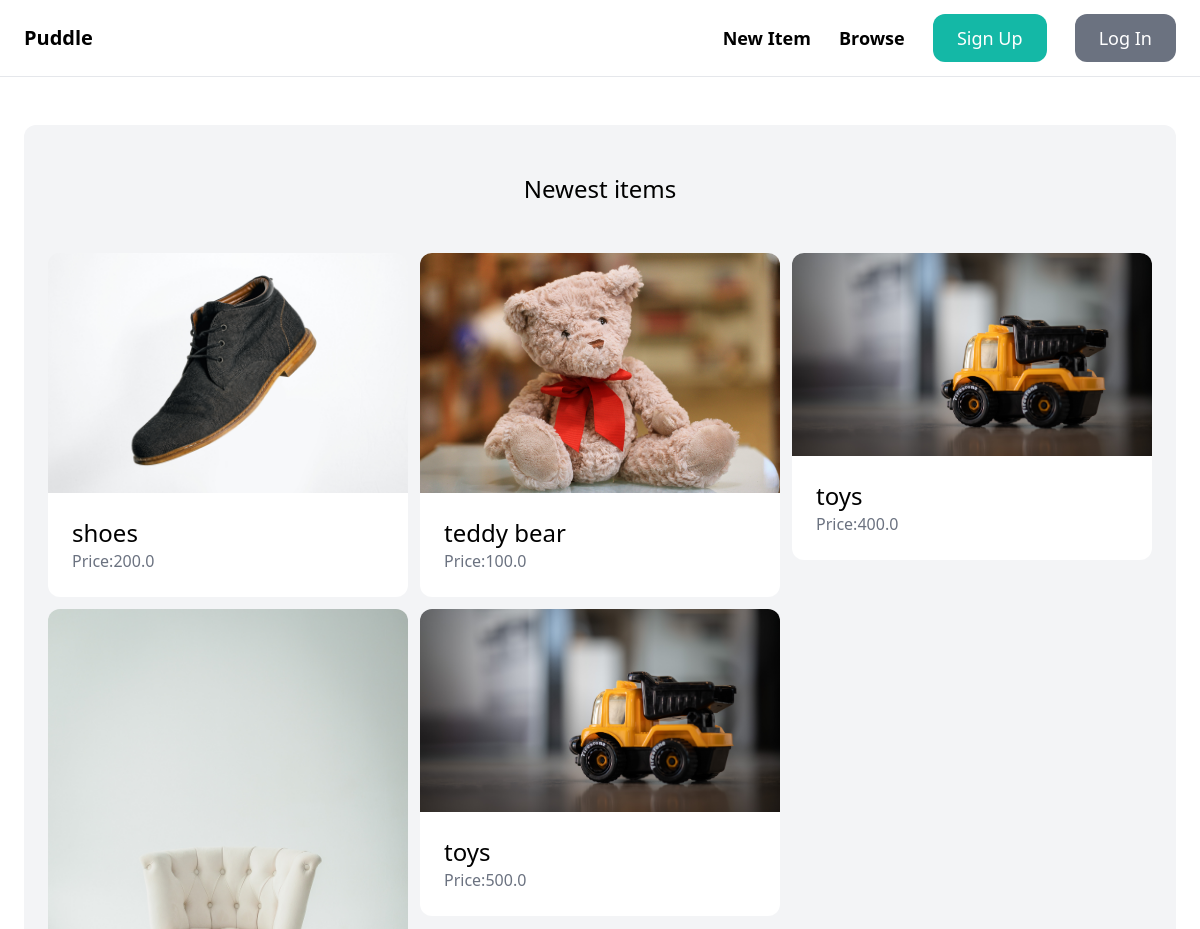
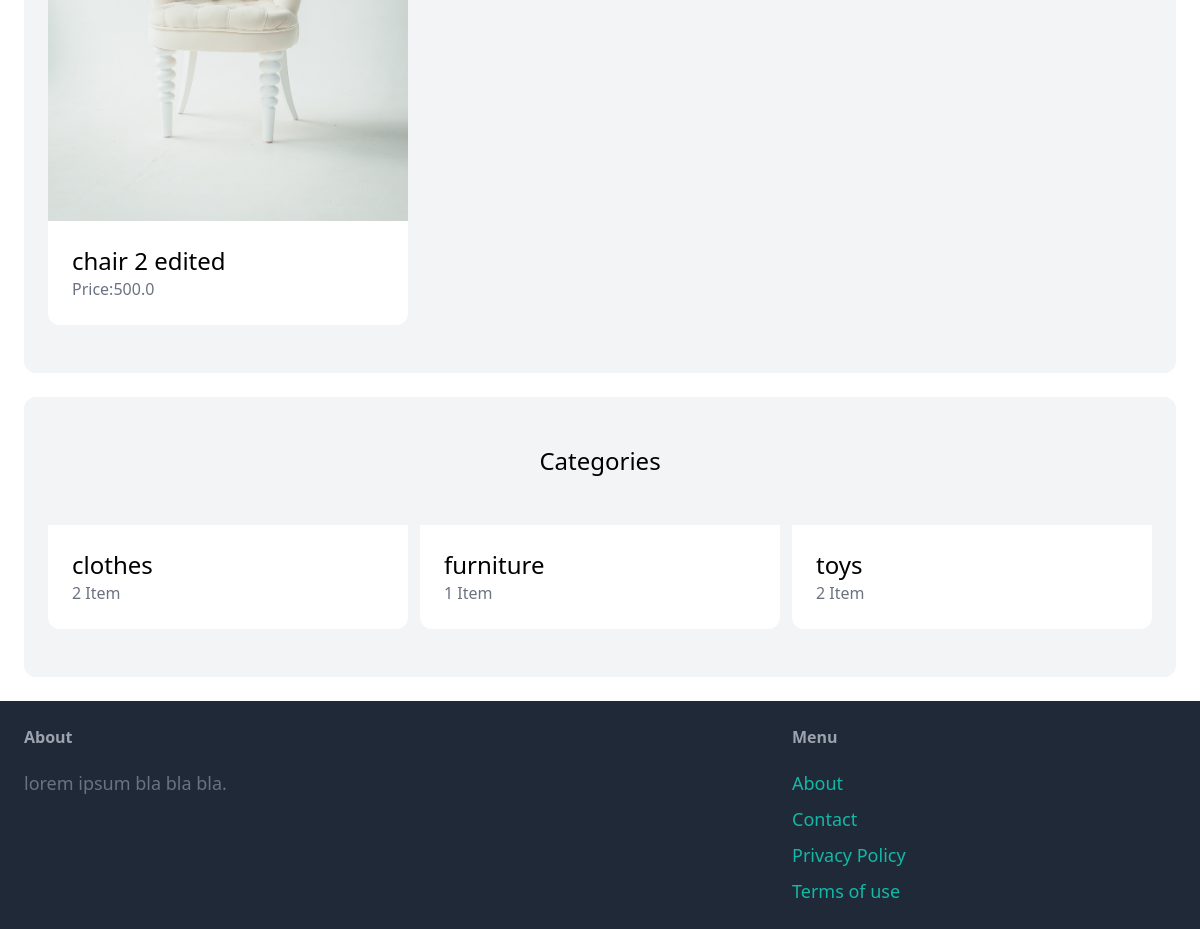
The page / on the database its author committed (2 pictures, top to bottom).
### item/models.py (models this page shows, shortened)
class Item(models.Model):
    category = models.ForeignKey(Category,related_name='items',on_delete=models.CASCADE)
    name = models.CharField(max_length=255)
    description = models.TextField(blank=True,null= True)
    price = models.FloatField()
    image = models.ImageField(upload_to='item_images',blank=True,null=True)
    is_sold = models.BooleanField(default=False)
    created_by = models.ForeignKey(User,related_name='items',on_delete=models.CASCADE)
    created_at = models.DateTimeField(auto_now_add=True)

class Category(models.Model):
    name = models.CharField(max_length=255)
    class Meta:
        ordering = ('name',)
        verbose_name_plural = "Catagories"

### core/views.py (the view)
# urls.py: path('',views.index,name='index'),
def index(request):
    items = Item.objects.filter(is_sold=False)[0:6]
    categories = Category.objects.all()
    return render(request,'core/index.html',{"categories":categories,'items':items,})

### core/templates/core/index.html (shortened to what this page needs)
{% extends 'core/base.html' %}
<{% block content %}
<div class="mt-6 px-6 py-12 bg-gray-100 rounded-xl">
    <h2 class="mb-12 text-2xl text-center">Newest items</h2>
<div class="grid grid-cols-3 gap-3">
    {% for item in items %}
    <div>
    <a href="{% url 'item:detail' item.id %}">
        <div>
            <img src="{{item.image.url}}" class="rounded-t-xl">
        </div>
    <div class="p-6 bg-white rounded-b-xl">
    <h2 class="text-2xl">{{item.name}}</h2>
    <p class="text-gray-500">Price:{{item.price}}</p>
</div>
</a>
</div>
    {% endfor %}
</div>
</div>
<div class="mt-6 px-6 py-12 bg-gray-100 rounded-xl">
    <h2 class="mb-12 text-2xl text-center">Categories</h2>
<div class="grid grid-cols-3 gap-3">
    {% for category in categories  %}
    <div>
        <a href="#">
        <div class="p-6 bg-white rounded-b-xl">
        <h2 class="text-2xl">{{category.name}}</h2>
        <p class="text-gray-500">{{category.items.count}} Item</p>
    </div>
    </a>
    </div>
    {% endfor %}
</div>
</div>
{% endblock content %}

### rows shown on the page
Item: image (picture), name "shoes", price "200.0"
Item: image (picture), name "teddy bear", price "100.0"
Item: image (picture), name "toys", price "400.0"
Item: image (picture), name "chair 2 edited", price "500.0"
Item: image (picture), name "toys", price "500.0"
Category: name "clothes", items.count "2"
Category: name "furniture", items.count "1"
Category: name "toys", items.count "2"
